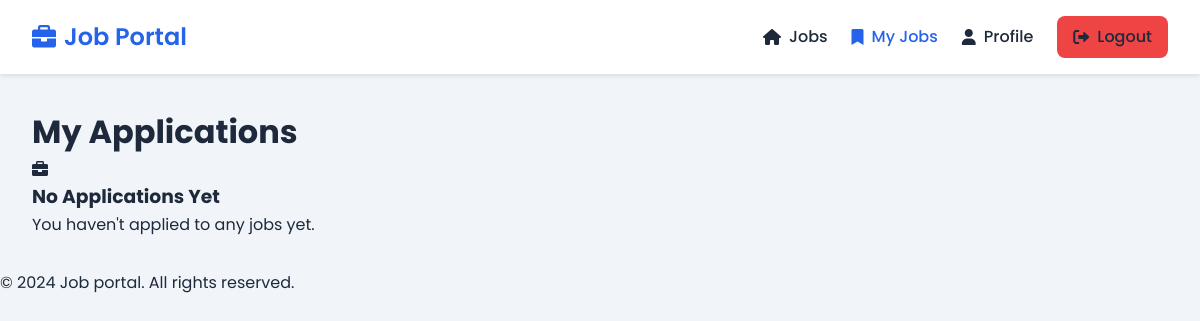
Page /my-jobs/ (signed in) on the earlier database version.
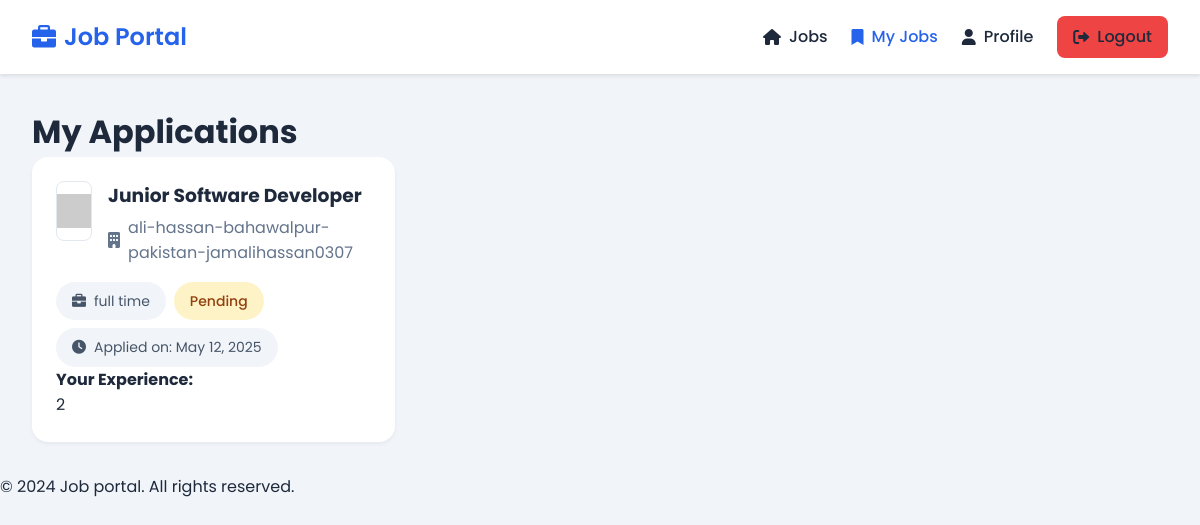
Same page on the later database version.
### myapp/models.py (models this page shows, shortened)
class Application(models.Model):
    STATUS_CHOICES = [
        ('pending', 'Pending'),
        ('accepted', 'Accepted'),
        ('rejected', 'Rejected'),
    ]
    job = models.ForeignKey(Job, on_delete=models.CASCADE)
    user = models.ForeignKey(User, on_delete=models.CASCADE)
    status = models.CharField(max_length=50, choices=STATUS_CHOICES, default='pending')
    experience = models.CharField(max_length=255)
    appliedAt = models.DateTimeField(auto_now_add=True)

class Job(models.Model):
    title = models.CharField(max_length=100)
    description = models.TextField()
    company = models.CharField(max_length=100)
    logo = models.TextField(null=True, blank=True)
    jobType = models.CharField(max_length=50)
    salary = models.DecimalField(max_digits=10, decimal_places=2)
    createdAt = models.BigIntegerField()
    user = models.ForeignKey(User, on_delete=models.CASCADE)

### myapp/views.py (the view)
# urls.py: path('my-jobs/', views.my_jobs, name='my_jobs'),
@login_required
def my_jobs(request):
    applications = Application.objects.filter(user=request.user).order_by('-appliedAt')
    return render(request, 'myjobs.html', {'applications': applications})

### templates/myjobs.html (shortened to what this page needs)
{% extends 'base.html' %}
{% block content %}
<div class="dashboard">
  <div class="main-content">
    <div class="page-header">
      <h1>My Applications</h1>
    </div>
    <div class="jobs-grid">
      {% for application in applications %}
      <div class="job-card">
        <div class="job-card-header">
          <div class="job-logo">
            <img src="{{ application.job.logo|default:'https://via.placeholder.com/60' }}"
                 alt="{{ application.job.company }}"
                 onerror="this.src='https://via.placeholder.com/60'">
          </div>
          <div class="job-title">
            <h3>{{ application.job.title }}</h3>
            <div class="job-company">
              <i class="fas fa-building"></i>
              {{ application.job.company }}
            </div>
          </div>
        </div>
        <div class="job-body">
          <div class="job-meta">
            <div class="job-tags">
              <span class="job-tag">
                <i class="fas fa-briefcase"></i>
                {{ application.job.jobType }}
              </span>
              <span class="application-status status-{{ application.status }}">
                {{ application.status|title }}
              </span>
              <span class="job-tag">
                <i class="fas fa-clock"></i>
                Applied on: {{ application.appliedAt|date:"M d, Y" }}
              </span>
            </div>
          </div>
          <div class="application-details">
            <h4>Your Experience:</h4>
            <p>{{ application.experience }}</p>
          </div>
        </div>
      </div>
      {% empty %}
      <div class="no-applications">
        <i class="fas fa-briefcase"></i>
        <h3>No Applications Yet</h3>
        <p>You haven't applied to any jobs yet.</p>
      </div>
      {% endfor %}
    </div>
  </div>
</div>
{% endblock %}

### templates/base.html (shortened to what this page needs)
{% load static %}
<!DOCTYPE html>
<html lang="en">
  <head>
    <link rel="stylesheet" href="{% static 'css/styles.css' %}" />
    <link
      rel="stylesheet"
      href="https://cdnjs.cloudflare.com/ajax/libs/font-awesome/6.0.0/css/all.min.css"
    />
  </head>
  <body>
    {% if user.is_authenticated %}
    <nav class="navbar">
      <div class="nav-brand">
        <i class="fas fa-briefcase"></i>
        Job Portal
      </div>
      <div class="nav-items">
        <a href="{% url 'home' %}" {% if request.path == '/' %}class="active"{% endif %}>
          <i class="fas fa-home"></i> Jobs
        </a>
        <a href="{% url 'my_jobs' %}" {% if request.path == '/my-jobs/' %}class="active"{% endif %}>
          <i class="fas fa-bookmark"></i> My Jobs
        </a>
        <a href="{% url 'profile' %}" {% if request.path == '/profile/' %}class="active"{% endif %}>
          <i class="fas fa-user"></i> Profile
        </a>
        <a href="{% url 'logout' %}" class="logout-btn">
          <i class="fas fa-sign-out-alt"></i> Logout
        </a>
      </div>
    </nav>
    {% endif %}
    {% block content %}
    {% endblock %}
    <div class="footer-bottom">
      <p>&copy; 2024 Job portal. All rights reserved.</p>
    </div>
  </body>
</html>

### static/css/styles.css (style rules this page uses)
* { margin: 0; padding: 0; box-sizing: border-box; font-family: "Poppins", sans-serif; }
:root { --primary-color: #2563eb; --secondary-color: #1e40af; --background-color: #f1f5f9; --text-color: #1e293b; --gray-light: #e2e8f0; --white: #ffffff; }
body { background-color: var(--background-color); color: var(--text-color); line-height: 1.6; }
.navbar { background: var(--white); padding: 1rem 2rem; display: flex; justify-content: space-between; align-items: center; box-shadow: 0 2px 4px rgba(0, 0, 0, 0.1); }
.nav-brand { font-size: 1.5rem; font-weight: 600; color: var(--primary-color); display: flex; align-items: center; gap: 0.5rem; }
.nav-items { display: flex; align-items: center; gap: 1.5rem; }
.nav-items a { color: var(--text-color); text-decoration: none; font-weight: 500; display: flex; align-items: center; gap: 0.5rem; }
.nav-items a:hover, .nav-items a.active { color: var(--primary-color); }
.logout-btn { background: #ef4444; color: var(--white); border: none; padding: 0.5rem 1rem; border-radius: 0.5rem; cursor: pointer; display: flex; align-items: center; gap: 0.5rem; text-decoration: none; }
.dashboard { display: flex; gap: 2rem; padding: 2rem; max-width: 1400px; margin: 0 auto; }
.main-content { flex: 1; }
.jobs-grid { display: grid; gap: 1.5rem; grid-template-columns: repeat(auto-fill, minmax(300px, 1fr)); }
.job-card { background: var(--white); border-radius: 1rem; padding: 1.5rem; box-shadow: 0 2px 4px rgba(0, 0, 0, 0.05); }
.job-card-header { display: flex; gap: 1rem; margin-bottom: 1rem; }
.job-logo { width: 60px; height: 60px; border-radius: 0.5rem; overflow: hidden; display: flex; align-items: center; justify-content: center; background: var(--white); border: 1px solid var(--gray-light); }
.job-logo img { width: 100%; height: 100%; object-fit: contain; }
.job-title h3 { margin-bottom: 0.25rem; color: var(--text-color); }
.job-company { color: #64748b; display: flex; align-items: center; gap: 0.5rem; }
.job-meta { margin-top: 1rem; }
.job-tags { display: flex; gap: 0.5rem; flex-wrap: wrap; }
.job-tag { background: #f1f5f9; color: #475569; padding: 0.5rem 1rem; border-radius: 2rem; font-size: 0.875rem; display: flex; align-items: center; gap: 0.5rem; }
.application-status { padding: 0.5rem 1rem; border-radius: 2rem; font-size: 0.875rem; font-weight: 500; }
.status-pending { background: #fef3c7; color: #92400e; }

Differences in the rows shown:
added Application: job "Junior Software Developer", job.company "ali-hassan-bahawalpur-pakistan-jamalihassan0307", job.jobType "full time", status "Pending", appliedAt "May 12, 2025", experience "2"
Other differences:
text no longer shown: "No Applications Yet You haven't applied to any jobs yet."
